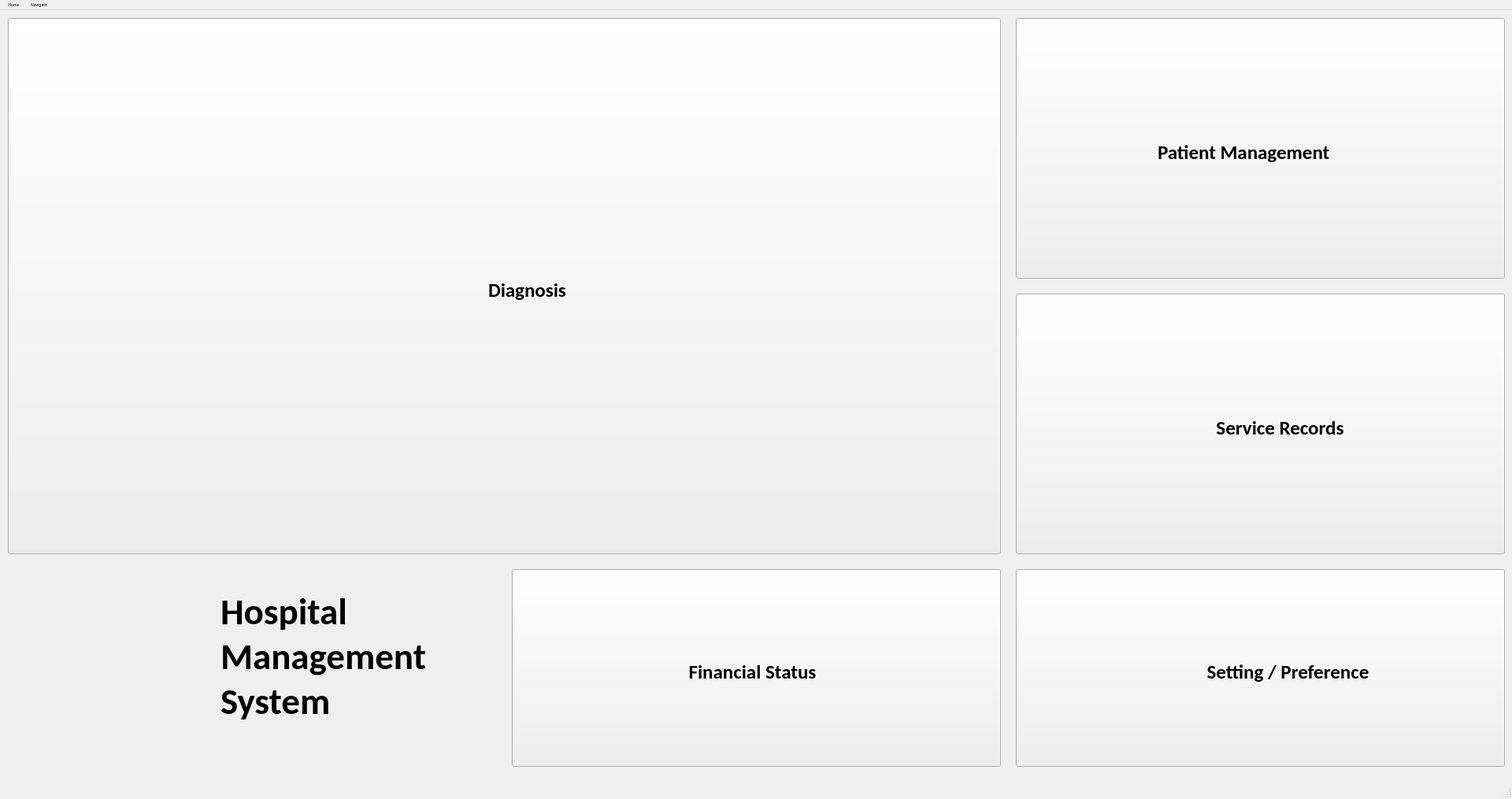
<?xml version="1.0" encoding="UTF-8"?>
<ui version="4.0">
 <class>MainWindow</class>
 <widget class="QMainWindow" name="MainWindow">
  <property name="geometry">
   <rect>
    <x>0</x>
    <y>0</y>
    <width>1920</width>
    <height>1015</height>
   </rect>
  </property>
  <property name="font">
   <font>
    <family>MingLiU-ExtB</family>
    <pointsize>4</pointsize>
   </font>
  </property>
  <property name="windowTitle">
   <string>MainWindow</string>
  </property>
  <property name="autoFillBackground">
   <bool>true</bool>
  </property>
  <widget class="QWidget" name="centralwidget">
   <widget class="QPushButton" name="Diagnosis">
    <property name="geometry">
     <rect>
      <x>10</x>
      <y>10</y>
      <width>1261</width>
      <height>681</height>
     </rect>
    </property>
    <property name="font">
     <font>
      <family>Calibri</family>
      <pointsize>30</pointsize>
      <weight>75</weight>
      <bold>true</bold>
     </font>
    </property>
    <property name="autoFillBackground">
     <bool>false</bool>
    </property>
    <property name="text">
     <string/>
    </property>
    <property name="icon">
     <iconset>
      <normaloff>sources/screenshots/diagnosis.png</normaloff>sources/screenshots/diagnosis.png</iconset>
    </property>
    <property name="iconSize">
     <size>
      <width>1387</width>
      <height>747</height>
     </size>
    </property>
   </widget>
   <widget class="QLabel" name="label">
    <property name="geometry">
     <rect>
      <x>280</x>
      <y>660</y>
      <width>331</width>
      <height>321</height>
     </rect>
    </property>
    <property name="font">
     <font>
      <family>Calibri</family>
      <pointsize>35</pointsize>
      <weight>75</weight>
      <bold>true</bold>
     </font>
    </property>
    <property name="text">
     <string>Hospital 
Management 
System</string>
    </property>
    <property name="alignment">
     <set>Qt::AlignLeading|Qt::AlignLeft|Qt::AlignVCenter</set>
    </property>
   </widget>
   <widget class="QPushButton" name="patientManagement">
    <property name="geometry">
     <rect>
      <x>1290</x>
      <y>10</y>
      <width>621</width>
      <height>331</height>
     </rect>
    </property>
    <property name="font">
     <font>
      <family>Calibri</family>
      <pointsize>19</pointsize>
      <weight>75</weight>
      <bold>true</bold>
     </font>
    </property>
    <property name="text">
     <string/>
    </property>
    <property name="icon">
     <iconset>
      <normaloff>sources/screenshots/patientRecord.png</normaloff>sources/screenshots/patientRecord.png</iconset>
    </property>
    <property name="iconSize">
     <size>
      <width>621</width>
      <height>331</height>
     </size>
    </property>
   </widget>
   <widget class="QPushButton" name="serviceRecord">
    <property name="geometry">
     <rect>
      <x>1290</x>
      <y>360</y>
      <width>621</width>
      <height>331</height>
     </rect>
    </property>
    <property name="font">
     <font>
      <family>Calibri</family>
      <pointsize>19</pointsize>
      <weight>75</weight>
      <bold>true</bold>
     </font>
    </property>
    <property name="text">
     <string/>
    </property>
    <property name="icon">
     <iconset>
      <normaloff>sources/screenshots/serviceRecord.png</normaloff>sources/screenshots/serviceRecord.png</iconset>
    </property>
    <property name="iconSize">
     <size>
      <width>621</width>
      <height>331</height>
     </size>
    </property>
   </widget>
   <widget class="QPushButton" name="setting">
    <property name="geometry">
     <rect>
      <x>1290</x>
      <y>710</y>
      <width>621</width>
      <height>251</height>
     </rect>
    </property>
    <property name="font">
     <font>
      <family>Calibri</family>
      <pointsize>19</pointsize>
      <weight>75</weight>
      <bold>true</bold>
     </font>
    </property>
    <property name="text">
     <string/>
    </property>
    <property name="icon">
     <iconset>
      <normaloff>sources/setting.png</normaloff>sources/setting.png</iconset>
    </property>
    <property name="iconSize">
     <size>
      <width>621</width>
      <height>251</height>
     </size>
    </property>
   </widget>
   <widget class="QPushButton" name="financial">
    <property name="geometry">
     <rect>
      <x>650</x>
      <y>710</y>
      <width>621</width>
      <height>251</height>
     </rect>
    </property>
    <property name="font">
     <font>
      <family>Calibri</family>
      <pointsize>19</pointsize>
      <weight>75</weight>
      <bold>true</bold>
     </font>
    </property>
    <property name="icon">
     <iconset>
      <normaloff>sources/imageedit_10_5975279466.png</normaloff>sources/imageedit_10_5975279466.png</iconset>
    </property>
    <property name="iconSize">
     <size>
      <width>621</width>
      <height>251</height>
     </size>
    </property>
   </widget>
   <widget class="QLabel" name="label_2">
    <property name="geometry">
     <rect>
      <x>620</x>
      <y>320</y>
      <width>171</width>
      <height>71</height>
     </rect>
    </property>
    <property name="font">
     <font>
      <family>Calibri</family>
      <pointsize>19</pointsize>
      <weight>75</weight>
      <bold>true</bold>
     </font>
    </property>
    <property name="text">
     <string>Diagnosis</string>
    </property>
   </widget>
   <widget class="QLabel" name="label_3">
    <property name="geometry">
     <rect>
      <x>1470</x>
      <y>150</y>
      <width>291</width>
      <height>61</height>
     </rect>
    </property>
    <property name="font">
     <font>
      <family>Calibri</family>
      <pointsize>19</pointsize>
      <weight>75</weight>
      <bold>true</bold>
     </font>
    </property>
    <property name="text">
     <string>Patient Management</string>
    </property>
   </widget>
   <widget class="QLabel" name="label_4">
    <property name="geometry">
     <rect>
      <x>1480</x>
      <y>500</y>
      <width>291</width>
      <height>61</height>
     </rect>
    </property>
    <property name="font">
     <font>
      <family>Calibri</family>
      <pointsize>19</pointsize>
      <weight>75</weight>
      <bold>true</bold>
     </font>
    </property>
    <property name="text">
     <string>Service Records</string>
    </property>
    <property name="alignment">
     <set>Qt::AlignCenter</set>
    </property>
   </widget>
   <widget class="QLabel" name="label_5">
    <property name="geometry">
     <rect>
      <x>1490</x>
      <y>810</y>
      <width>291</width>
      <height>61</height>
     </rect>
    </property>
    <property name="font">
     <font>
      <family>Calibri</family>
      <pointsize>19</pointsize>
      <weight>75</weight>
      <bold>true</bold>
     </font>
    </property>
    <property name="text">
     <string>Setting / Preference</string>
    </property>
    <property name="alignment">
     <set>Qt::AlignCenter</set>
    </property>
   </widget>
   <widget class="QLabel" name="label_6">
    <property name="geometry">
     <rect>
      <x>810</x>
      <y>810</y>
      <width>291</width>
      <height>61</height>
     </rect>
    </property>
    <property name="font">
     <font>
      <family>Calibri</family>
      <pointsize>19</pointsize>
      <weight>75</weight>
      <bold>true</bold>
     </font>
    </property>
    <property name="text">
     <string>Financial Status</string>
    </property>
    <property name="alignment">
     <set>Qt::AlignCenter</set>
    </property>
   </widget>
   <widget class="QLabel" name="label_7">
    <property name="geometry">
     <rect>
      <x>60</x>
      <y>730</y>
      <width>201</width>
      <height>201</height>
     </rect>
    </property>
    <property name="text">
     <string/>
    </property>
    <property name="pixmap">
     <pixmap>sources/1095124.png</pixmap>
    </property>
    <property name="scaledContents">
     <bool>true</bool>
    </property>
   </widget>
  </widget>
  <widget class="QMenuBar" name="menubar">
   <property name="geometry">
    <rect>
     <x>0</x>
     <y>0</y>
     <width>1920</width>
     <height>26</height>
    </rect>
   </property>
   <widget class="QMenu" name="menuReturn_Home">
    <property name="title">
     <string>Home</string>
    </property>
   </widget>
   <widget class="QMenu" name="menuNavigate">
    <property name="title">
     <string>Navigate</string>
    </property>
    <addaction name="actionDiagnosis_Treatment"/>
    <addaction name="actionPatient_Management"/>
    <addaction name="actionService_Record"/>
    <addaction name="actionInventory"/>
    <addaction name="actionSetting"/>
   </widget>
   <addaction name="menuReturn_Home"/>
   <addaction name="menuNavigate"/>
  </widget>
  <widget class="QStatusBar" name="statusbar"/>
  <action name="actionDiagnosis_Treatment">
   <property name="text">
    <string>Diagnosis/Treatment</string>
   </property>
  </action>
  <action name="actionPatient_Management">
   <property name="text">
    <string>Patient Management</string>
   </property>
  </action>
  <action name="actionService_Record">
   <property name="text">
    <string>Service Record/Finance</string>
   </property>
  </action>
  <action name="actionInventory">
   <property name="text">
    <string>Inventory</string>
   </property>
  </action>
  <action name="actionSetting">
   <property name="text">
    <string>Setting</string>
   </property>
  </action>
 </widget>
 <resources/>
 <connections/>
</ui>
